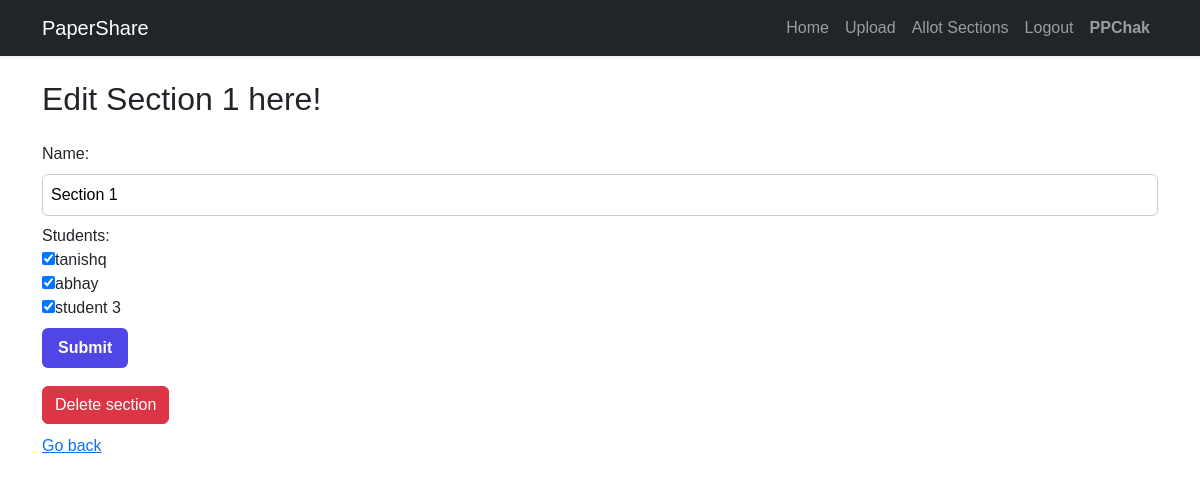
Screenshot of /edit_section/1 (signed in) with the database file from the repository.
### paper/models.py (models this page shows)
class User(AbstractUser):
    DESIGNATION_CHOICES = [
        ('student', 'Student'),
        ('professor', 'Professor'),
    ]
    designation = models.CharField(max_length=10, choices=DESIGNATION_CHOICES,default='student')

class Section(models.Model):
    name = models.CharField(max_length=100, default="")
    students = models.ManyToManyField(User,related_name="my_section")

### paper/views.py (the view, shortened to what this page needs)
# urls.py: path('edit_section/<int:section_id>', views.edit_section, name="edit_section"),
def edit_section(request, section_id):
    if request.user.designation != 'professor':
        return HttpResponseRedirect(reverse('index'))
    section = Section.objects.get(pk=section_id)
    return render(request, 'paper/edit.html',{
        'section':section,
        'students':User.objects.filter(designation ="student"),
        'form':SectionForm()
    })

### paper/views.py
class SectionForm(forms.ModelForm):
    class Meta:
        model = Section
        fields = ['name', 'students']

### paper/templates/paper/edit.html (shortened to what this page needs)
{% extends 'paper/layout.html' %}
{% block body %}
<h2>Edit {{section.name}} here!</h2>
<form action="{% url 'edit_section' section.id %}" method="POST">
    <label for="id_name">Name:</label>
    <input type="text" name="name" maxlength="100" required id="id_name" value="{{section.name}}">
    <label for="id_students">Students:</label><br>
    {% for student in students %}
        {% if student in section.students.all %}
        <label><input type="checkbox" name="students" value="{{student.id}}" checked>{{student.username}}</label><br>
        {% else %}
        <label><input type="checkbox" name="students" value="{{student.id}}">{{student.username}}</label><br>
        {% endif %}
    {% endfor %}
    <button type="submit">Submit</button>
</form>
<form action="{% url 'edit_section' section.id %}" method="post">
    <button type="submit" name="form_type" value="delete" class="btn btn-danger">Delete section</button>
</form>
<a href="{% url 'allot' %}">Go back</a>
{% endblock %}

### paper/templates/paper/layout.html (shortened to what this page needs)
{% load static %}
<!DOCTYPE html>
<html lang="en">
<head>
    <link rel="stylesheet" href="https://cdn.jsdelivr.net/npm/bootstrap@5.3.0/dist/css/bootstrap.min.css">
    <link rel="stylesheet" href="/static/paper/layout.css">
</head>
<body>
    <nav class="navbar navbar-expand-lg navbar-dark bg-dark shadow-sm">
        <div class="container">
            <a class="navbar-brand" href="{% url 'index' %}">PaperShare</a>
            <div class="collapse navbar-collapse" id="navbarNav">
                <ul class="navbar-nav ms-auto text-center">
                    {% if request.user.is_authenticated %}
                    <li class="nav-item"><a class="nav-link" href="{% url 'index' %}">Home</a></li>
                    {% if request.user.designation == "professor" %}
                    <li class="nav-item"><a class="nav-link" href="{% url 'upload' %}">Upload</a></li>
                    <li class="nav-item"><a class="nav-link" href="{% url 'allot' %}">Allot Sections</a></li>
                    {% endif %}
                    <li class="nav-item"><a class="nav-link" href="{% url 'logout' %}">Logout</a></li>
                    {% else %}
                    <li class="nav-item"><a class="nav-link" href="{% url 'login' %}">Login</a></li>
                    <li class="nav-item"><a class="nav-link" href="{% url 'register' %}">Register</a></li>
                    {% endif %}
                    {% if request.user.is_authenticated %}
                    <li class="nav-item"><a class="nav-link"><strong>{{ request.user.username }}</strong></a></li>
                    {% endif %}
                </ul>
            </div>
        </div>
    </nav>
    <main class="container mt-4">
        <div class="content">
            {% block body %}{% endblock %}
        </div>
    </main>
</body>
</html>

### paper/static/paper/layout.css (style rules this page uses)
body { font-family: 'Trebuchet MS', sans-serif, Arial, Helvetica; }
.navbar-nav .nav-link { padding: 0.5rem 1rem; }
h2 { margin-bottom: 1.5rem; }
button { background-color: #4f46e5; color: white; padding: 0.5rem 1rem; margin: 0.5rem 0; border: none; border-radius: 0.375rem; cursor: pointer; font-weight: 600; }
input[type="number"], input[type="text"], input[type="file"] { padding: 0.5rem; border: 1px solid #ccc; border-radius: 0.375rem; margin: 0.5rem 0; width: 100%; box-sizing: border-box; }
button { transition: background-color 0.3s ease; }
.btn-primary,.btn-danger { margin-top: 10px; margin-bottom: 10px; }

### rows the page displays
User: user.username "PPChak"
Section: name "Section 1"
User: username "tanishq"
User: username "abhay"
User: username "student 3"
